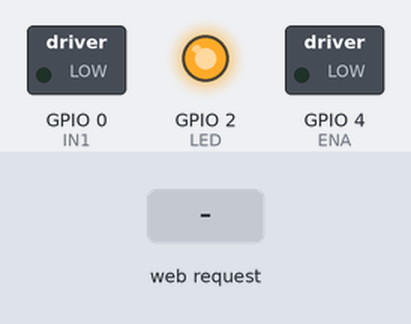
Bench run of a sketch on a simulated ESP8266 (NodeMCU). On the bench: switched loads named in the sketch (green lamp = pin HIGH), output pins drawn as LEDs (lit = HIGH). The test bench sets the inputs (shaded band). WiFi joins after 1.5 s; servers stay silent unless stated; what the sketch prints to the serial monitor is not drawn.

Above: at 2.7 s.
2.8 s: HTTP request GET /ledOn received
At 3.3 s:
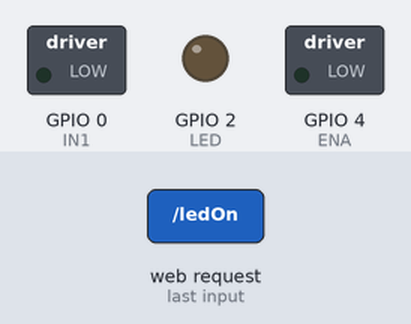
4.3 s: HTTP request GET /run received
At 5.6 s:
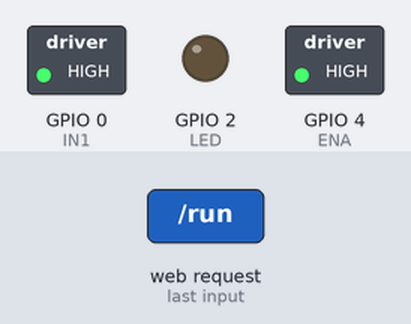
7.3 s: HTTP request GET /run?speed=0 received
At 8.7 s:
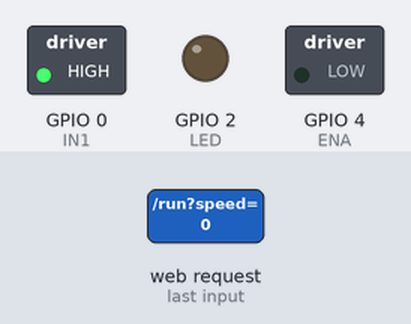
9.8 s: HTTP request GET /run?speed=120 received
At 12.9 s:
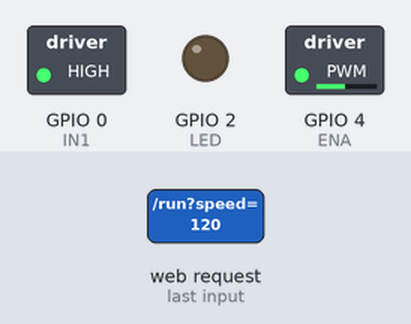
15.8 s: HTTP request GET /run received
At 18.7 s:
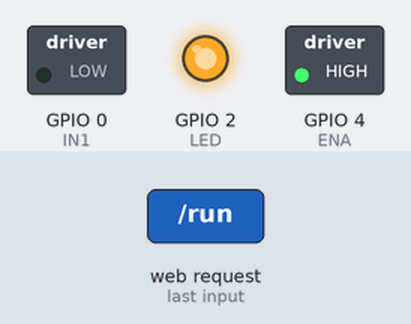
Timing chart, 0 to 21.8 s (numbered marks = the images above; inputs shaded):
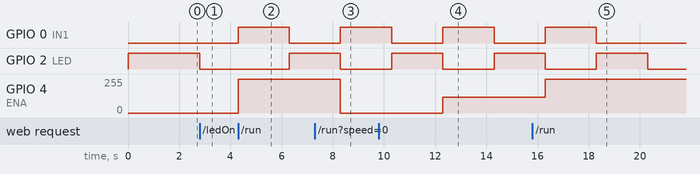

Measured:
- after the input at 2.8 s, GPIO 2 (LED): HIGH → LOW at once
- after the input at 4.3 s, GPIO 0 (IN1): LOW → HIGH at once, → LOW 2.0 s later; GPIO 2 (LED): LOW → HIGH after 2.0 s; GPIO 4 (ENA): 0/255 → 255/255 at once
- after the input at 7.3 s, GPIO 0 (IN1): LOW → HIGH after 1.0 s; GPIO 4 (ENA): 255/255 → 0/255 after 1.0 s
- after the input at 9.8 s, GPIO 4 (ENA): 0/255 → 120/255 after 2.5 s
- after the input at 15.8 s, GPIO 0 (IN1): LOW → HIGH after 0.50 s, → LOW 2.0 s later; GPIO 4 (ENA): 120/255 → 255/255 after 0.50 s

The sketch:

work_web.ino
```cpp
/*
 * ESP8266 NodeMCU LED Control over WiFi Demo
 *
 * https://circuits4you.com
 */
#include <ESP8266WiFi.h>
#include <WiFiClient.h>

//ESP Web Server Library to host a web page
#include <ESP8266WebServer.h>

//---------------------------------------------------------------
//Our HTML webpage contents in program memory
const char MAIN_page[] PROGMEM = R"=====(
<!DOCTYPE html>
<html lang="en">
<head>
    <meta charset="UTF-8" />
    <meta name="viewport" content="width=device-width, initial-scale=1.0"/>
    <title>ESP32 Motor Controller</title>
    <style>
        :root {
            --primary: #00d4ff;
            --primary-dark: #0095b3;
            --bg-dark: #0f172a;
            --card: #1e293b;
            --text: #e2e8f0;
            --danger: #f87171;
            --success: #22c55e;
        }

        * {
            margin: 0;
            padding: 0;
            box-sizing: border-box;
        }

        body {
            min-height: 100vh;
            background: linear-gradient(135deg, #0f172a 0%, #1e293b 100%);
            color: var(--text);
            font-family: 'Segoe UI', system-ui, sans-serif;
            display: flex;
            justify-content: center;
            align-items: center;
            padding: 20px;
        }

        .controller {
            background: var(--card);
            border-radius: 24px;
            padding: 2.5rem 2rem;
            width: 100%;
            max-width: 420px;
            box-shadow:
                0 25px 50px -12px rgba(0,0,0,0.6),
                0 0 0 1px rgba(255,255,255,0.08) inset;
            backdrop-filter: blur(10px);
            border: 1px solid rgba(255,255,255,0.07);
            position: relative;
        }

        h1 {
            text-align: center;
            font-size: 2.1rem;
            margin-bottom: 2rem;
            color: var(--primary);
            text-shadow: 0 0 20px rgba(0,212,255,0.4);
            letter-spacing: -0.5px;
        }

        .status {
            text-align: center;
            margin-bottom: 2rem;
            font-size: 1.1rem;
            opacity: 0.8;
        }

        .led-section {
            display: flex;
            justify-content: center;
            gap: 2.5rem;
            margin: 2rem 0;
        }

        .led-btn {
            padding: 1rem 2.2rem;
            font-size: 1.1rem;
            border: none;
            border-radius: 12px;
            cursor: pointer;
            transition: all 0.25s ease;
            font-weight: 600;
            min-width: 140px;
            text-decoration: none;
            text-align: center;
        }

        .led-on {
            background: #22c55e;
            color: white;
            box-shadow: 0 0 25px rgba(34,197,94,0.5);
        }

        .led-off {
            background: #ef4444;
            color: white;
            box-shadow: 0 0 25px rgba(239,68,68,0.4);
        }

        .led-btn:hover {
            transform: translateY(-2px);
            box-shadow: 0 10px 25px rgba(0,0,0,0.4);
        }

        .motor-control {
            background: rgba(0,0,0,0.2);
            padding: 1.8rem;
            border-radius: 16px;
            margin: 2rem 0;
        }

        .speed-label {
            display: flex;
            justify-content: space-between;
            margin-bottom: 0.8rem;
            font-weight: 500;
        }

        .speed-value {
            color: var(--primary);
            font-weight: bold;
            min-width: 60px;
            text-align: right;
        }

        input[type="range"] {
            width: 100%;
            height: 10px;
            -webkit-appearance: none;
            background: rgba(255,255,255,0.1);
            border-radius: 5px;
            outline: none;
        }

        input[type="range"]::-webkit-slider-thumb {
            -webkit-appearance: none;
            width: 28px;
            height: 28px;
            background: var(--primary);
            border-radius: 50%;
            cursor: pointer;
            box-shadow: 0 0 15px rgba(0,212,255,0.6);
            border: 3px solid #0f172a;
        }

        .btn-run {
            width: 100%;
            padding: 1.3rem;
            font-size: 1.3rem;
            font-weight: bold;
            background: linear-gradient(90deg, #00d4ff, #0891b2);
            color: white;
            border: none;
            border-radius: 14px;
            cursor: pointer;
            transition: all 0.3s ease;
            margin-top: 1.5rem;
            box-shadow: 0 10px 30px rgba(0,212,255,0.35);
            position: relative;
            overflow: hidden;
        }

        .btn-run:hover:not(:disabled) {
            transform: translateY(-3px);
            box-shadow: 0 15px 40px rgba(0,212,255,0.5);
        }

        .btn-run:active:not(:disabled) {
            transform: translateY(1px);
        }

        .btn-run:disabled {
            opacity: 0.7;
            cursor: not-allowed;
            background: #475569;
            box-shadow: none;
        }

        /* Subtle Finish Message */
        #finish-msg {
            position: absolute;
            bottom: -30px;
            left: 50%;
            transform: translateX(-50%);
            color: var(--success);
            font-weight: 600;
            font-size: 0.9rem;
            opacity: 0;
            transition: all 0.4s ease;
            pointer-events: none;
        }

        #finish-msg.show {
            bottom: 10px;
            opacity: 1;
        }

        .footer {
            text-align: center;
            margin-top: 2rem;
            font-size: 0.9rem;
            opacity: 0.6;
        }

        .footer a {
            color: var(--primary);
            text-decoration: none;
        }
    </style>
</head>
<body>

<div class="controller">
    <h1>ESP32 Motor Controller</h1>

    <div class="status">Motor & LED Control</div>

    <!-- LED Control -->
    <div class="led-section">
        <a href="ledOn" class="led-btn led-on">LED ON</a>
        <a href="ledOff" class="led-btn led-off">LED OFF</a>
    </div>

    <!-- Motor Control -->
    <div class="motor-control">
        <div class="speed-label">
            <span>Speed</span>
            <span class="speed-value" id="speedValue">100</span>
        </div>

        <input type="range"
               id="speed"
               min="0"
               max="255"
               value="100"
               oninput="document.getElementById('speedValue').textContent = this.value">

        <button id="runBtn" class="btn-run" onclick="runMotor()">START MOTOR</button>
        <div id="finish-msg">✓ Finish</div>
    </div>

    <div class="footer">
        <a href="https://circuits4you.com" target="_blank">circuits4you.com</a>
    </div>
</div>

<script>
function runMotor() {
    const btn = document.getElementById('runBtn');
    const msg = document.getElementById('finish-msg');
    const speed = document.getElementById('speed').value;

    // Disable button and show running state
    btn.disabled = true;
    btn.innerText = "RUNNING...";
    msg.classList.remove('show');

    // Use fetch to call the /run endpoint without reloading the page
    fetch(`/run?speed=${speed}`)
        .then(response => {
            // Re-enable button
            btn.disabled = false;
            btn.innerText = "START MOTOR";

            if (response.ok) {
                // Show subtle finish message
                msg.classList.add('show');
                // Hide it after 3 seconds
                setTimeout(() => {
                    msg.classList.remove('show');
                }, 3000);
            }
        })
        .catch(err => {
            console.error('Error:', err);
            btn.disabled = false;
            btn.innerText = "START MOTOR";
        });
}
</script>

</body>
</html>
)=====";
//---------------------------------------------------------------
//On board LED Connected to GPIO2
#define LED 2

//SSID and Password of your WiFi router
const char* ssid = "Sakuragi10";
const char* password = "daddymummy123";

/// set var
/// Motor A
int ENA = 4;
int IN1 = 0;
int IN2 = 2;

/// Motor B
int ENB = 5;   // PWM pin for speed control of Motor B
int IN3 = 7;   // Direction pin 1 for Motor B
int IN4 = 8;   // Direction pin 2 for Motor B

//Declare a global object variable from the ESP8266WebServer class.
ESP8266WebServer server(80); //Server on port 80

//===============================================================
// This routine is executed when you open its IP in browser
//===============================================================
void handleRoot() {
 Serial.println("You called root page");
 String s = MAIN_page; //Read HTML contents
 server.send(200, "text/html", s); //Send web page
}

void handleLEDon() {
 Serial.println("LED on page");
 digitalWrite(LED,LOW); //LED is connected in reverse
 server.send(200, "text/html", "LED is ON");
}

void handleLEDoff() {
 Serial.println("LED off page");
 digitalWrite(LED,HIGH); //LED off
 server.send(200, "text/html", "LED is OFF");
}

void moveMotorA() {
  if (server.hasArg("speed")) {
    String speed_string = server.arg("speed");
    int speed = speed_string.toInt();
    analogWrite(ENA, speed);
  } else {
    digitalWrite(ENA, HIGH);
  }

  // turn on motor
  digitalWrite(IN1, HIGH);
  digitalWrite(IN2, LOW);

  delay(2000); // now change motor directions

  digitalWrite(IN1, LOW);
  digitalWrite(IN2, HIGH);

  delay(2000); // now turn off motors

  digitalWrite(IN1, LOW);
  digitalWrite(IN2, LOW);

  // Send a simple OK response for the AJAX request
  server.send(200, "text/plain", "OK");
}

//==============================================================
//                  SETUP
//==============================================================
void setup(void){
  Serial.begin(115200);

  WiFi.begin(ssid, password);     //Connect to your WiFi router
  Serial.println("");

  //Onboard LED port Direction output
  pinMode(LED,OUTPUT);
  //Power on LED state off
  digitalWrite(LED,HIGH);

  // Wait for connection
  while (WiFi.status() != WL_CONNECTED) {
    delay(500);
    Serial.print(".");

    ///// motor project
    pinMode(ENA, OUTPUT);
    pinMode(IN1, OUTPUT);
    pinMode(IN2, OUTPUT);
  }

  //If connection successful show IP address in serial monitor
  Serial.println("");
  Serial.print("Connected to ");
  Serial.println(ssid);
  Serial.print("IP address: ");
  Serial.println(WiFi.localIP());  //IP address assigned to your ESP

  server.on("/", handleRoot);
  server.on("/ledOn", handleLEDon);
  server.on("/ledOff", handleLEDoff);
  server.on("/run", moveMotorA);

  server.begin();
}

//==============================================================
//                     LOOP
//==============================================================
void loop(void){
  server.handleClient();
}
```
